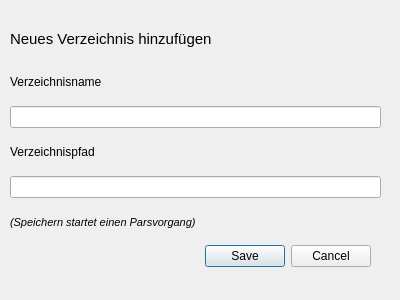
<?xml version="1.0" encoding="UTF-8"?>
<ui version="4.0">
 <class>Dialog</class>
 <widget class="QDialog" name="Dialog">
  <property name="geometry">
   <rect>
    <x>0</x>
    <y>0</y>
    <width>400</width>
    <height>300</height>
   </rect>
  </property>
  <property name="windowTitle">
   <string>Dialog</string>
  </property>
  <widget class="QDialogButtonBox" name="buttonBox">
   <property name="geometry">
    <rect>
     <x>170</x>
     <y>240</y>
     <width>201</width>
     <height>32</height>
    </rect>
   </property>
   <property name="orientation">
    <enum>Qt::Orientation::Horizontal</enum>
   </property>
   <property name="standardButtons">
    <set>QDialogButtonBox::StandardButton::Cancel|QDialogButtonBox::StandardButton::Save</set>
   </property>
  </widget>
  <widget class="QWidget" name="">
   <property name="geometry">
    <rect>
     <x>10</x>
     <y>20</y>
     <width>371</width>
     <height>221</height>
    </rect>
   </property>
   <layout class="QVBoxLayout" name="verticalLayout">
    <item>
     <widget class="QLabel" name="label_3">
      <property name="font">
       <font>
        <pointsize>11</pointsize>
       </font>
      </property>
      <property name="text">
       <string>Neues Verzeichnis hinzufügen</string>
      </property>
     </widget>
    </item>
    <item>
     <widget class="QLabel" name="label">
      <property name="text">
       <string>Verzeichnisname</string>
      </property>
     </widget>
    </item>
    <item>
     <widget class="QLineEdit" name="dir_name"/>
    </item>
    <item>
     <widget class="QLabel" name="label_2">
      <property name="text">
       <string>Verzeichnispfad</string>
      </property>
     </widget>
    </item>
    <item>
     <widget class="QLineEdit" name="dir_path"/>
    </item>
    <item>
     <widget class="QLabel" name="label_4">
      <property name="font">
       <font>
        <pointsize>8</pointsize>
        <italic>true</italic>
       </font>
      </property>
      <property name="text">
       <string>(Speichern startet einen Parsvorgang)</string>
      </property>
     </widget>
    </item>
   </layout>
  </widget>
 </widget>

 <resources/>
 <connections>
  <connection>
   <sender>buttonBox</sender>
   <signal>accepted()</signal>
   <receiver>Dialog</receiver>
   <slot>accept()</slot>
   <hints>
    <hint type="sourcelabel">
     <x>248</x>
     <y>254</y>
    </hint>
    <hint type="destinationlabel">
     <x>157</x>
     <y>274</y>
    </hint>
   </hints>
  </connection>
  <connection>
   <sender>buttonBox</sender>
   <signal>rejected()</signal>
   <receiver>Dialog</receiver>
   <slot>reject()</slot>
   <hints>
    <hint type="sourcelabel">
     <x>316</x>
     <y>260</y>
    </hint>
    <hint type="destinationlabel">
     <x>286</x>
     <y>274</y>
    </hint>
   </hints>
  </connection>
 </connections>
</ui>
